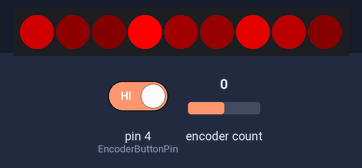
A sketch run on a simulated Arduino Uno, built with avr-gcc and run on an emulated ATmega328P. Shown: 9 RGB LEDs in strip order, left to right. Inputs (shaded band) come from the test bench; at power-on: encoder count 0, pin 4 (EncoderButtonPin) HIGH.

Above: at 1.75 s.
At 2.29 s:
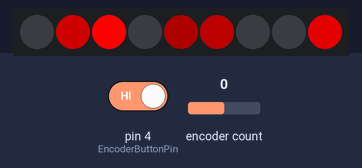
2.3 s: encoder count set to -1
At 3.7 s:
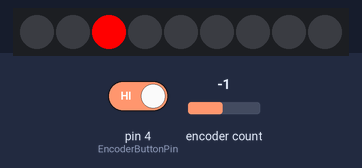
Timing chart, 0 to 5.3 s (numbered marks = the images above; inputs shaded):
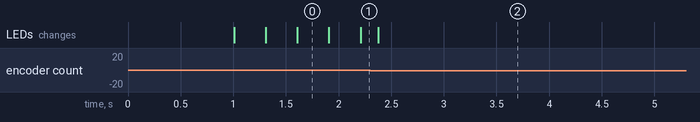

The sketch:

diyknightriderrev1.ino
```cpp
#include <Adafruit_NeoPixel.h>
#define ENCODER_DO_NOT_USE_INTERRUPTS
#include <Encoder.h>

// SETUP YOUR OUTPUT PIN AND NUMBER OF PIXELS
#define PIN 5
#define PixelCount 9
unsigned long Delay=0;
float Decay=1.5;
#define DimDelay 5
Adafruit_NeoPixel strip = Adafruit_NeoPixel(PixelCount, PIN, NEO_GRBW + NEO_KHZ800);
Encoder myEnc(0, 2);
#define EncoderButtonPin 4
unsigned long LastEncoderButton=millis();
unsigned long lastTime = millis();
unsigned long lastTimeDim = millis();
int HighPixel=0;
bool Up=1;
int BrightnessArray[PixelCount];
long Delayposition  = -999;
long Decayposition =-999;
bool DelayorDecay=0;
void setup() {
  strip.begin();
  clearStrip(); // Initialize all pixels to 'off'
  delay(1000);
}

void loop(){
  long newPos = myEnc.read();
  if(!digitalRead(EncoderButtonPin) && millis()-LastEncoderButton>5)DelayorDecay=!DelayorDecay;
  if(!DelayorDecay)
  {
    if (newPos != Delayposition)
    {
      Delay=Delay+newPos;
      myEnc.write(0);
    }
  }
  else
  {
    if (newPos != Decayposition)
    {
      Decay=Decay+(.01*newPos);
      myEnc.write(0);
    }
  }
  dimBrightnessArray();
  setHighPixel();
  strip.show();
}


void setHighPixel(){
  if (millis()-lastTime>=Delay){
    lastTime=millis();
    if (HighPixel==PixelCount-1)Up=0;
    if (HighPixel==0)Up=1;
    if (Up)HighPixel++;
    if(!Up)HighPixel--;
  }
}

void dimBrightnessArray(){
  if(millis()-lastTimeDim>DimDelay){
    lastTimeDim=millis();
    for(int i=0;i<PixelCount;i++){
      BrightnessArray[i]=BrightnessArray[i]/Decay;
      if(BrightnessArray[i]<0)BrightnessArray[i]=0;
      }
      BrightnessArray[HighPixel]=255;
      for(int n=0;n<PixelCount;n++){
        strip.setPixelColor(n,BrightnessArray[n],0,0,0);
      }
  }
}


void clearStrip() {
  for( int i = 0; i<PixelCount; i++){
    strip.setPixelColor(i, 0x000000); strip.show();
  }
}
```
